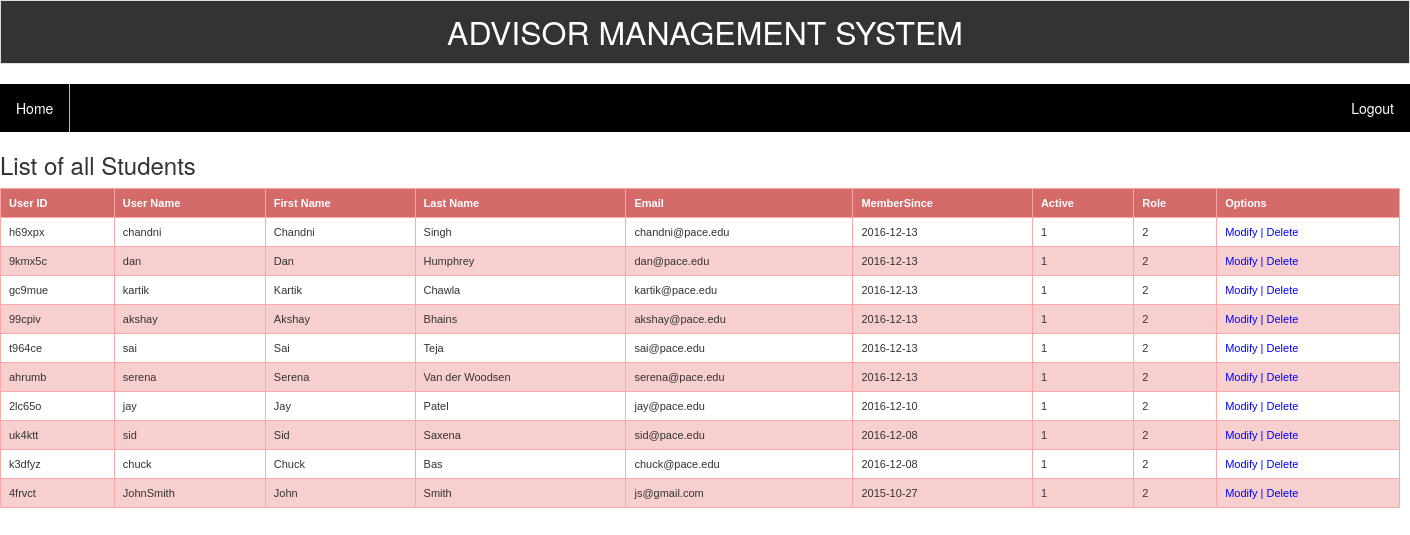
The app's page /displayAllRecords_Student.php with its own data.
### tables this page shows
CREATE TABLE `userdetails` (
  `UserID` varchar(120) NOT NULL,
  `UserName` varchar(150) NOT NULL,
  `FirstName` varchar(150) DEFAULT NULL,
  `LastName` varchar(150) DEFAULT NULL,
  `Email` varchar(150) NOT NULL,
  `Password` varchar(1000) DEFAULT NULL,
  `MemberSince` varchar(255) DEFAULT NULL,
  `Active` int(11) DEFAULT NULL,
  `role` int(11) NOT NULL DEFAULT '1'
);

### db-settings.php (called while the page is built, shortened)
<?php
	$db_table_prefix = "";
?>

### functions.php (called while the page is built, shortened)
<?php
function fetchAllUsersStudent() {
    global $mysqli,$db_table_prefix;
    $stmt = $mysqli->prepare("SELECT
		UserID,
		UserName,
		FirstName,
		LastName,
		Email,
		MemberSince,
		Active,
		role
		FROM ".$db_table_prefix."UserDetails
		where role =2 order by MemberSince desc"
    );
    $stmt->execute();
    $stmt->bind_result($UserID, $UserName, $FirstName, $LastName, $Email,$MemberSince, $Active, $role);
    while ($stmt->fetch()){
        $row[] = array('UserID' => $UserID,
            'UserName' => $UserName,
            'FirstName' => $FirstName,
            'LastName' => $LastName,
            'Email' => $Email,
            'MemberSince' => $MemberSince,
            'Active' => $Active,
            'role' => $role
        );
    }
    return ($row);
}

### displayAllRecords_Student.php (the view, shortened to what this page needs)
<html>
<head>
</head>
<body>
  <?php require_once("config.php");
  require_once ("headermenu.php");
  echo "
<body>
</body>
</html>";
  $allrecords = fetchAllUsersStudent();
  ?>
  <h3>List of all Students </h3>
  <table class="table-style-three" width="1400px">
      <thead>
        <th>User ID</th>
        <th>User Name</th>
        <th>First Name</th>
        <th>Last Name</th>
        <th>Email</th>
        <th>MemberSince</th>
        <th>Active</th>
        <th>Role</th>
        <th>Options</th>
      </thead>
      <tbody>
      <?php
      foreach($allrecords as $displayRecords) { ?>
      <tr>
        <td><?php print $displayRecords['UserID']; ?></a></td>
        <td><?php print $displayRecords['UserName']; ?></td>
        <td><?php print $displayRecords['FirstName']; ?></td>
        <td><?php print $displayRecords['LastName']; ?></td>
        <td><?php print $displayRecords['Email']; ?></td>
        <td><?php print date("Y-m-d", $displayRecords['MemberSince']); ?></td>
        <td><?php print $displayRecords['Active']; ?></td>
        <td><?php print $displayRecords['role']; ?></td>
        <?PHP echo'<td><a href="updateThisUser.php?UserID='.$displayRecords['UserID'].'">Modify | </a><a href="deleteThisUser.php?UserID='.$displayRecords['UserID'].'">Delete</a></td>'; ?>
      </tr>
      <?php } ?>
      </tbody>
  </table>
</body>
</html>

### headermenu.php (shortened to what this page needs)
<!DOCTYPE html PUBLIC '-//W3C//DTD XHTML 1.0 Transitional//EN' 'http://www.w3.org/TR/xhtml1/DTD/xhtml1-transitional.dtd'>
<html xmlns='http://www.w3.org/1999/xhtml'>
<head>
    <link rel="stylesheet" href="css/bootstrap.css"/>
</head>
<body>
<table class="table table-bordered">
    <tr bgcolor=#333 >
        <td align=center colspan="3">
            <font SIZE=6 color=white>ADVISOR MANAGEMENT SYSTEM</font>
        </td>
    </tr>
</table>
<ul>
    <li><a  href="myaccount.php">Home</a></li>
    <li style="float:right"><a href="logout.php">Logout</a></li>
</ul>
</body>
</html>

### displayAllRecords_Student.php (style rules this page uses)
table.table-style-three { font-family: verdana, arial, sans-serif; font-size: 11px; color: #333333; border-width: 1px; border-color: #3A3A3A; border-collapse: collapse; }
table.table-style-three th { border-width: 1px; padding: 8px; border-style: solid; border-color: #FFA6A6; background-color: #D56A6A; color: #ffffff; }
table.table-style-three a { color: blue; text-decoration: none; }
table.table-style-three tr:nth-child(even) td { background-color: #F7CFCF; }
table.table-style-three td { border-width: 1px; padding: 8px; border-style: solid; border-color: #FFA6A6; background-color: #ffffff; }

### headermenu.php (style rules this page uses)
ul { list-style-type: none; margin: 0; padding: 0; overflow: hidden; background-color: black; }
li { float: left; border-right:1px solid #bbb; }
li:last-child { border-right: none; }
li a { display: block; color: white; text-align: center; padding: 14px 16px; text-decoration: none; }

### records on screen
userdetails: UserID "h69xpx", UserName "chandni", FirstName "Chandni", LastName "Singh", Email "chandni@pace.edu", MemberSince "2016-12-13", Active "1", role "2"
userdetails: UserID "9kmx5c", UserName "dan", FirstName "Dan", LastName "Humphrey", Email "dan@pace.edu", MemberSince "2016-12-13", Active "1", role "2"
userdetails: UserID "gc9mue", UserName "kartik", FirstName "Kartik", LastName "Chawla", Email "kartik@pace.edu", MemberSince "2016-12-13", Active "1", role "2"
userdetails: UserID "99cpiv", UserName "akshay", FirstName "Akshay", LastName "Bhains", Email "akshay@pace.edu", MemberSince "2016-12-13", Active "1", role "2"
userdetails: UserID "t964ce", UserName "sai", FirstName "Sai", LastName "Teja", Email "sai@pace.edu", MemberSince "2016-12-13", Active "1", role "2"
userdetails: UserID "ahrumb", UserName "serena", FirstName "Serena", LastName "Van der Woodsen", Email "serena@pace.edu", MemberSince "2016-12-13", Active "1", role "2"
userdetails: UserID "2lc65o", UserName "jay", FirstName "Jay", LastName "Patel", Email "jay@pace.edu", MemberSince "2016-12-10", Active "1", role "2"
userdetails: UserID "uk4ktt", UserName "sid", FirstName "Sid", LastName "Saxena", Email "sid@pace.edu", MemberSince "2016-12-08", Active "1", role "2"
userdetails: UserID "k3dfyz", UserName "chuck", FirstName "Chuck", LastName "Bas", Email "chuck@pace.edu", MemberSince "2016-12-08", Active "1", role "2"
userdetails: UserID "4frvct", UserName "JohnSmith", FirstName "John", LastName "Smith", Email "js@gmail.com", MemberSince "2015-10-27", Active "1", role "2"
